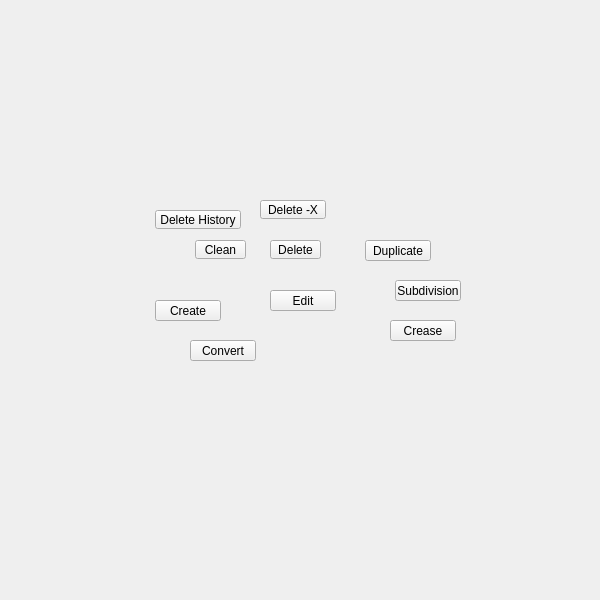
<?xml version="1.0" encoding="UTF-8"?>
<ui version="4.0">
 <class>QtUi</class>
 <widget class="QMainWindow" name="QtUi">
  <property name="enabled">
   <bool>true</bool>
  </property>
  <property name="geometry">
   <rect>
    <x>0</x>
    <y>0</y>
    <width>600</width>
    <height>600</height>
   </rect>
  </property>
  <property name="sizePolicy">
   <sizepolicy hsizetype="Ignored" vsizetype="Ignored">
    <horstretch>0</horstretch>
    <verstretch>0</verstretch>
   </sizepolicy>
  </property>
  <property name="minimumSize">
   <size>
    <width>0</width>
    <height>0</height>
   </size>
  </property>
  <property name="maximumSize">
   <size>
    <width>600</width>
    <height>600</height>
   </size>
  </property>
  <property name="cursor">
   <cursorShape>ArrowCursor</cursorShape>
  </property>
  <property name="windowTitle">
   <string>Toolkit</string>
  </property>
  <property name="whatsThis">
   <string>main</string>
  </property>
  <property name="toolButtonStyle">
   <enum>Qt::ToolButtonIconOnly</enum>
  </property>
  <property name="tabShape">
   <enum>QTabWidget::Triangular</enum>
  </property>
  <property name="dockNestingEnabled">
   <bool>true</bool>
  </property>
  <property name="dockOptions">
   <set>QMainWindow::AllowNestedDocks|QMainWindow::AllowTabbedDocks|QMainWindow::AnimatedDocks|QMainWindow::ForceTabbedDocks</set>
  </property>
  <widget class="QWidget" name="mainWindow">
   <property name="sizePolicy">
    <sizepolicy hsizetype="Ignored" vsizetype="Ignored">
     <horstretch>0</horstretch>
     <verstretch>0</verstretch>
    </sizepolicy>
   </property>
   <widget class="QPushButton" name="i025">
    <property name="geometry">
     <rect>
      <x>365</x>
      <y>240</y>
      <width>66</width>
      <height>21</height>
     </rect>
    </property>
    <property name="minimumSize">
     <size>
      <width>0</width>
      <height>21</height>
     </size>
    </property>
    <property name="maximumSize">
     <size>
      <width>16777215</width>
      <height>21</height>
     </size>
    </property>
    <property name="whatsThis">
     <string>duplicate</string>
    </property>
    <property name="text">
     <string>Duplicate</string>
    </property>
   </widget>
   <widget class="QPushButton" name="i004">
    <property name="geometry">
     <rect>
      <x>395</x>
      <y>280</y>
      <width>66</width>
      <height>21</height>
     </rect>
    </property>
    <property name="minimumSize">
     <size>
      <width>0</width>
      <height>21</height>
     </size>
    </property>
    <property name="maximumSize">
     <size>
      <width>16777215</width>
      <height>21</height>
     </size>
    </property>
    <property name="whatsThis">
     <string>subdivision</string>
    </property>
    <property name="text">
     <string>Subdivision</string>
    </property>
   </widget>
   <widget class="QPushButton" name="i006">
    <property name="geometry">
     <rect>
      <x>155</x>
      <y>300</y>
      <width>66</width>
      <height>21</height>
     </rect>
    </property>
    <property name="minimumSize">
     <size>
      <width>0</width>
      <height>21</height>
     </size>
    </property>
    <property name="maximumSize">
     <size>
      <width>16777215</width>
      <height>21</height>
     </size>
    </property>
    <property name="whatsThis">
     <string>create</string>
    </property>
    <property name="text">
     <string>Create</string>
    </property>
   </widget>
   <widget class="QPushButton" name="i002">
    <property name="geometry">
     <rect>
      <x>190</x>
      <y>340</y>
      <width>66</width>
      <height>21</height>
     </rect>
    </property>
    <property name="minimumSize">
     <size>
      <width>0</width>
      <height>21</height>
     </size>
    </property>
    <property name="maximumSize">
     <size>
      <width>66</width>
      <height>21</height>
     </size>
    </property>
    <property name="whatsThis">
     <string>convert</string>
    </property>
    <property name="text">
     <string>Convert</string>
    </property>
   </widget>
   <widget class="QPushButton" name="i026">
    <property name="geometry">
     <rect>
      <x>390</x>
      <y>320</y>
      <width>66</width>
      <height>21</height>
     </rect>
    </property>
    <property name="minimumSize">
     <size>
      <width>0</width>
      <height>21</height>
     </size>
    </property>
    <property name="maximumSize">
     <size>
      <width>16777215</width>
      <height>21</height>
     </size>
    </property>
    <property name="whatsThis">
     <string>crease</string>
    </property>
    <property name="text">
     <string>Crease</string>
    </property>
   </widget>
   <widget class="QPushButton" name="i007">
    <property name="geometry">
     <rect>
      <x>270</x>
      <y>290</y>
      <width>66</width>
      <height>21</height>
     </rect>
    </property>
    <property name="minimumSize">
     <size>
      <width>0</width>
      <height>21</height>
     </size>
    </property>
    <property name="maximumSize">
     <size>
      <width>16777215</width>
      <height>21</height>
     </size>
    </property>
    <property name="whatsThis">
     <string>edit</string>
    </property>
    <property name="text">
     <string>Edit</string>
    </property>
   </widget>
   <widget class="TkToolButton" name="tb001">
    <property name="geometry">
     <rect>
      <x>155</x>
      <y>210</y>
      <width>86</width>
      <height>19</height>
     </rect>
    </property>
    <property name="maximumSize">
     <size>
      <width>111</width>
      <height>19</height>
     </size>
    </property>
    <property name="toolTip">
     <string>Delete construction history</string>
    </property>
    <property name="text">
     <string>Delete History</string>
    </property>
    <property name="iconSize">
     <size>
      <width>18</width>
      <height>18</height>
     </size>
    </property>
   </widget>
   <widget class="TkToolButton" name="tb000">
    <property name="geometry">
     <rect>
      <x>195</x>
      <y>240</y>
      <width>51</width>
      <height>19</height>
     </rect>
    </property>
    <property name="maximumSize">
     <size>
      <width>111</width>
      <height>19</height>
     </size>
    </property>
    <property name="toolTip">
     <string>Mesh Cleanup: find topological errors.</string>
    </property>
    <property name="text">
     <string>Clean</string>
    </property>
    <property name="iconSize">
     <size>
      <width>18</width>
      <height>18</height>
     </size>
    </property>
   </widget>
   <widget class="TkToolButton" name="tb002">
    <property name="geometry">
     <rect>
      <x>270</x>
      <y>240</y>
      <width>51</width>
      <height>19</height>
     </rect>
    </property>
    <property name="maximumSize">
     <size>
      <width>111</width>
      <height>19</height>
     </size>
    </property>
    <property name="toolTip">
     <string>Delete Component or if object selected, along axis</string>
    </property>
    <property name="layoutDirection">
     <enum>Qt::LeftToRight</enum>
    </property>
    <property name="text">
     <string>Delete</string>
    </property>
    <property name="iconSize">
     <size>
      <width>18</width>
      <height>18</height>
     </size>
    </property>
   </widget>
   <widget class="TkToolButton" name="tb003">
    <property name="geometry">
     <rect>
      <x>260</x>
      <y>200</y>
      <width>66</width>
      <height>19</height>
     </rect>
    </property>
    <property name="minimumSize">
     <size>
      <width>0</width>
      <height>19</height>
     </size>
    </property>
    <property name="maximumSize">
     <size>
      <width>111</width>
      <height>19</height>
     </size>
    </property>
    <property name="toolTip">
     <string>Delete Component or if object selected, along axis</string>
    </property>
    <property name="layoutDirection">
     <enum>Qt::LeftToRight</enum>
    </property>
    <property name="text">
     <string>Delete -X</string>
    </property>
    <property name="iconSize">
     <size>
      <width>18</width>
      <height>18</height>
     </size>
    </property>
   </widget>
  </widget>
 </widget>
 <customwidgets>
  <customwidget>
   <class>TkToolButton</class>
   <extends>QToolButton</extends>
   <header>widgets.tktoolbutton.h</header>
  </customwidget>
 </customwidgets>
 <resources/>
 <connections/>
 <designerdata>
  <property name="gridDeltaX">
   <number>5</number>
  </property>
  <property name="gridDeltaY">
   <number>10</number>
  </property>
  <property name="gridSnapX">
   <bool>true</bool>
  </property>
  <property name="gridSnapY">
   <bool>true</bool>
  </property>
  <property name="gridVisible">
   <bool>true</bool>
  </property>
 </designerdata>
</ui>
